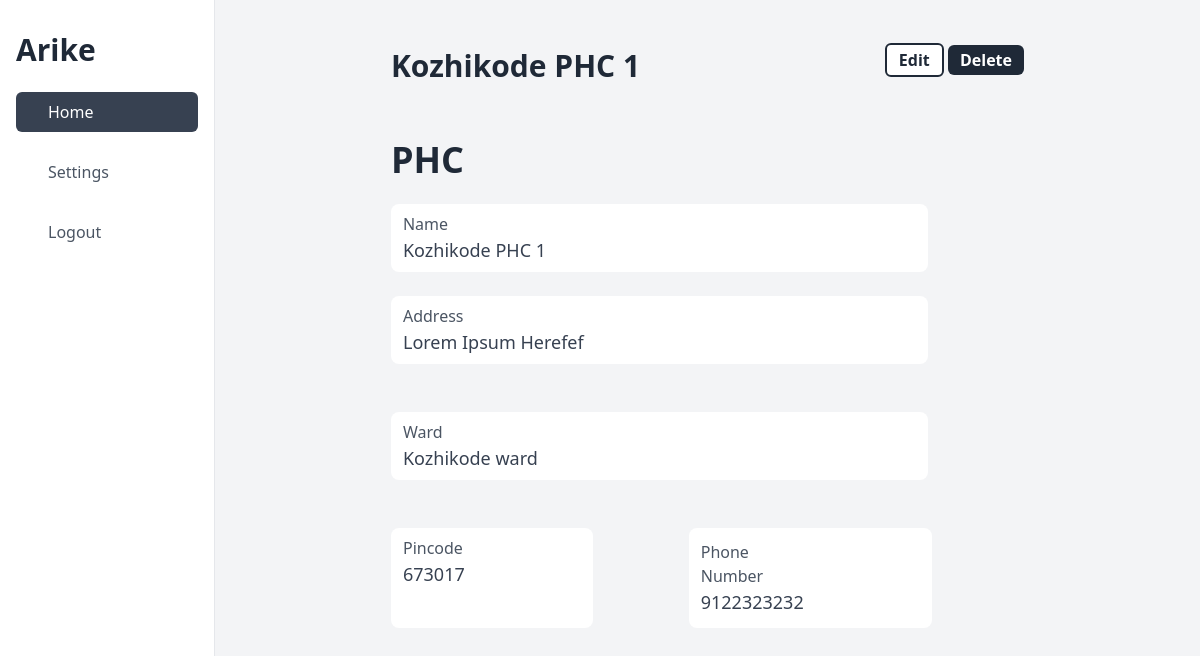
The app's page /detail/facility/1 with its own data.
### apps/models.py (models this page shows, shortened)
class Facility(models.Model):
    kind = models.CharField(max_length=10, choices=FACILITY_KIND)
    name = models.CharField(max_length=35)
    address = models.TextField(default="")
    pincode = models.CharField(max_length=6)
    phone = models.CharField(max_length=14, validators=[phone_number_regex])
    ward = models.ForeignKey(Ward, on_delete=models.PROTECT)
    created_at = models.DateTimeField(auto_now_add=True)
    updated_at = models.DateTimeField(auto_now=True)
    deleted = models.BooleanField(default=False)

class Ward(models.Model):
    name = models.CharField(max_length=30)
    number = models.CharField(max_length=30)
    lsg = models.ForeignKey(Lsgbody, on_delete=models.PROTECT)
    created_at = models.DateTimeField(auto_now_add=True)
    updated_at = models.DateTimeField(auto_now=True)
    deleted = models.BooleanField(default=False)
    def __str__(self):
        return self.name

### apps/views.py (the view)
# urls.py: path("detail/facility/<pk>", FacilityDetailView.as_view()),
class FacilityDetailView(DetailView):
    model = Facility
    template_name = "Facility/detail.html"

### templates/Facility/detail.html
{% extends "base_dashboard.html" %}
{% block content %}
    <div class="flex justify-between  my-8">
        <h1 class="text-3xl font-bold text-gray-800">{{ object.name }}</h1>
        <div>
            <a class="bg-white text-gray-800 font-bold text-1xl px-3 py-1 rounded-md text-center border-2 border-gray-800" href="/update/facility/{{ object.id }}">Edit</a>
            <a class="bg-gray-800 text-white font-bold text-1xl px-3 py-1 rounded-md text-center" href="/delete/facility/{{ object.id }}">Delete</a>
        </div>
    </div>
    <div class="flex flex-col">
        <h1 class="text-gray-800 font-semibold text-4xl my-6">{{ object.kind }}</h1>
        <div class="bg-white pr-32 pl-3 py-2 rounded-lg mr-24">
            <p class="text-gray-600 font-light text-md">Name </p>
            <p class="text-gray-700 font-regular text-lg">{{ object.name }}</p>
        </div>
        <div class="bg-white pr-32 pl-3 py-2 rounded-lg mr-24 my-6">
            <p class="text-gray-600 font-light text-md">Address </p>
            <p class="text-gray-700 font-regular text-lg">{{ object.address }}</p>
        </div>
        <div class="bg-white pr-32 pl-3 py-2 rounded-lg mr-24 my-6">
            <p class="text-gray-600 font-light text-md">Ward</p>
            <p class="text-gray-700 font-regular text-lg">{{ object.ward }}</p>
        </div>
        <div class="flex flex-row justify-start my-6 ">
            <div class="bg-white pr-32 pl-3 py-2 rounded-lg mr-24">
                <p class="text-gray-600 font-light text-md">Pincode </p>
                <p class="text-gray-700 font-regular text-lg">{{ object.pincode }}</p>
            </div>
            <div class="bg-white pr-32 pl-3 py-3 rounded-lg mr-24">
                <p class="text-gray-600 font-light text-md">Phone Number </p>
                <p class="text-gray-700 font-regular text-lg">{{ object.phone }}</p>
            </div>
        </div>
    </div>
{% endblock content %}

### records on screen
Facility: name "Kozhikode PHC 1", kind "PHC", address "Lorem Ipsum Herefef", ward "Kozhikode ward", pincode "673017", phone "9122323232"
